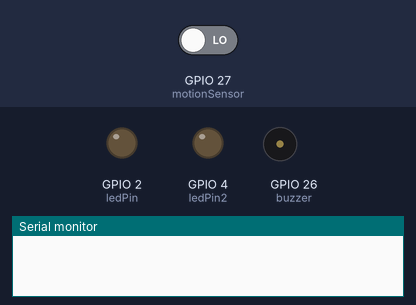
A sketch run on a simulated ESP32. Shown: output pins drawn as LEDs (lit = HIGH), buzzer (waves = sounding, pin HIGH), the last lines printed to the serial monitor. The test bench sets the inputs (shaded band); at power-on: GPIO 27 (motionSensor) LOW. Nothing arrives over Bluetooth unless stated.

Above: at 2.8 s.
2.9 s: GPIO 27 (motionSensor) driven HIGH
At 3.3 s:
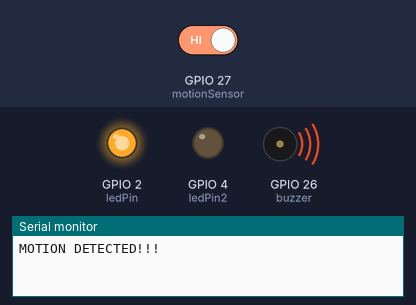
At 13.4 s:
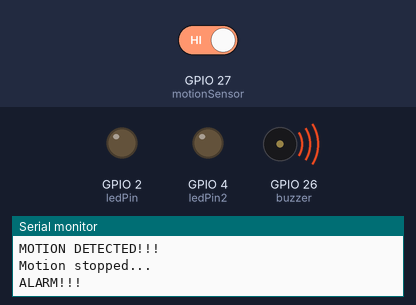
Timing chart, 0 to 14.5 s (numbered marks = the images above; inputs shaded):
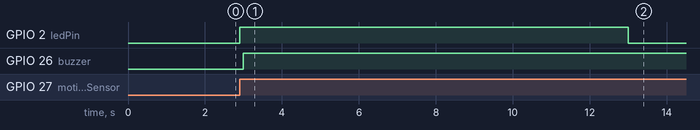

Measured:
- after the input at 2.9 s, GPIO 2 (ledPin): LOW → HIGH at once, → LOW 10.1 s later; GPIO 26 (buzzer): LOW → HIGH after 0.10 s

The sketch:

Bt_alarm_control_panel.ino
```cpp
#include "BluetoothSerial.h"

#define timeSeconds 10

BluetoothSerial SerialBT;

const int ledPin = 2;
const int ledPin2 = 4;
const int motionSensor = 27;
const int buzzer = 26;

// Timer: Auxiliary variables
unsigned long now = millis();
unsigned long lastTrigger = 0;
unsigned long alarmTrigger = 0;
boolean startTimer = false;
boolean motion = false;

boolean sensor_armed = true;
// Checks if motion was detected, sets LED HIGH and starts a timer
void IRAM_ATTR detectsMovement() {
  if(sensor_armed){
  digitalWrite(ledPin, HIGH);
  startTimer = true;
  lastTrigger = millis();
  }
}

//Password holder
String data;

String code = "arm";
//password
String password = "1234";

void setup() {
  SerialBT.begin("ESP32-Bluetooth");
  Serial.begin(115200);
  pinMode(ledPin, OUTPUT);
  digitalWrite(ledPin, LOW);

  pinMode(ledPin2, OUTPUT);
  digitalWrite(ledPin2, LOW);

  pinMode(buzzer, OUTPUT);
  // PIR Motion Sensor mode INPUT_PULLUP
  pinMode(motionSensor, INPUT_PULLUP);
  // Set motionSensor pin as interrupt, assign interrupt function and set RISING mode
  attachInterrupt(digitalPinToInterrupt(motionSensor), detectsMovement, RISING);

}

void loop() {

  now = millis();

  if((digitalRead(ledPin) == HIGH) && (motion == false)) {
    Serial.println("MOTION DETECTED!!!");
    alarmTrigger = millis();
    motion = true;
  }
  // Turn off the LED after the number of seconds defined in the timeSeconds variable
  if(startTimer && (now - lastTrigger > (timeSeconds*1000))) {
    Serial.println("Motion stopped...");
    digitalWrite(ledPin, LOW);
    Serial.println("ALARM!!!");
    startTimer = false;
    motion = false;
  }
  if(startTimer && (now - alarmTrigger > (timeSeconds*1000))) {
    digitalWrite(buzzer, HIGH);
  }

  if(!sensor_armed){
    digitalWrite(buzzer, LOW);
    digitalWrite(ledPin, LOW);
  }

  if (SerialBT.available()) {
    //Read Password
    while (SerialBT.available()) {
      char c = (char)SerialBT.read();
      data += c;
    }
   }
   if (data == code) {
      sensor_armed = true;
      SerialBT.println("Alarm armed");
      Serial.println("armed");
      delay(5000);
   }
   if (data == password) {
      sensor_armed = false;
      Serial.println("Sensor disarmed");
      // Correct Password
      SerialBT.println("Alarm disarmed");
      // Activate LED
      digitalWrite(ledPin2, HIGH);
      delay(3000);
      digitalWrite(ledPin2, LOW);
    }
    else {
      // Incorrect Password
      SerialBT.println("Wrong Password");
      delay(1000);
    }

    //Reset
    data = "";

}
```
